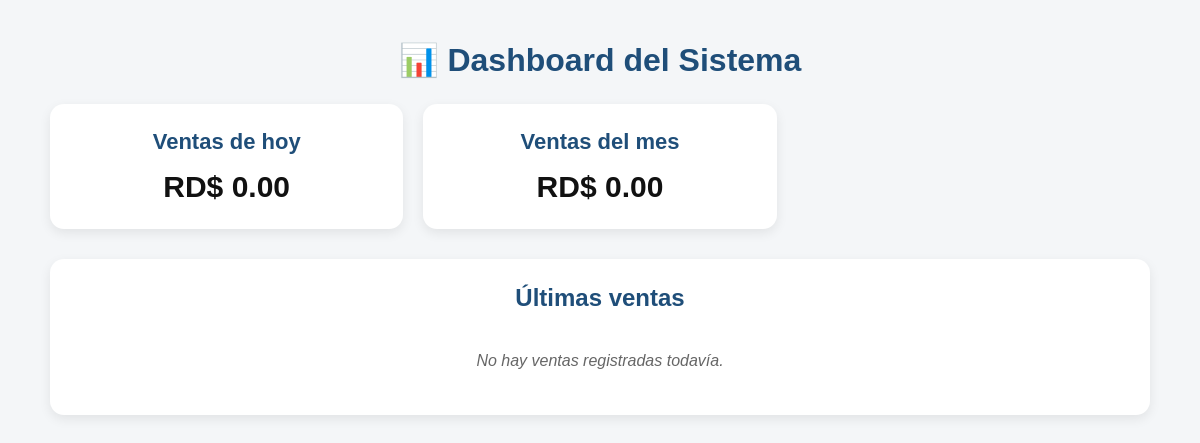
The page /inicio (signed in) on the database as committed earlier.
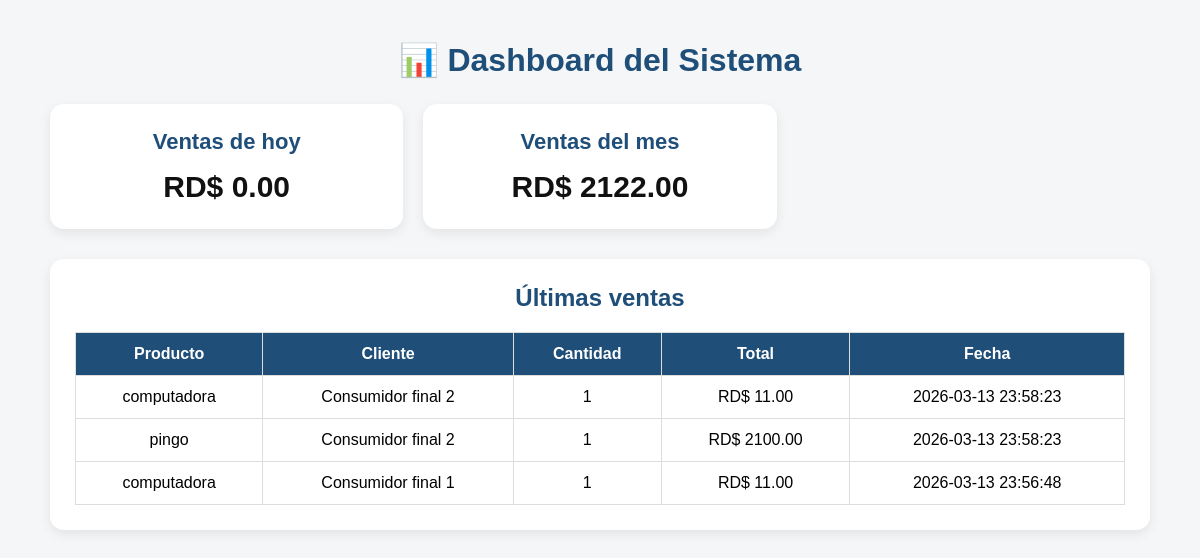
The same page on the database as committed later.
### tables this page shows
CREATE TABLE ventas (
    id INTEGER PRIMARY KEY AUTOINCREMENT,
    producto_id INTEGER,
    nombre_producto TEXT,
    cantidad INTEGER,
    precio REAL,
    total REAL
, cliente_id INTEGER, cliente_nombre TEXT, fecha TEXT, factura_id INTEGER);

### app.py (the view)
@app.route("/inicio")
def inicio_panel():
    if "usuario" not in session:
        return redirect(url_for("login"))
    crear_tabla_gastos_empresa()
    conexion = sqlite3.connect("pos.db")
    cursor = conexion.cursor()
    cursor.execute("""
        SELECT IFNULL(SUM(v.total), 0)
        FROM ventas v
        WHERE DATE(v.fecha) = DATE('now', 'localtime')
          AND NOT EXISTS (
              SELECT 1
              FROM devoluciones d
              WHERE d.venta_id = v.id
                AND d.estado = 'confirmada'
          )
    """)
    ventas_hoy = cursor.fetchone()[0]
    cursor.execute("""
        SELECT IFNULL(SUM(v.total), 0)
        FROM ventas v
        WHERE strftime('%Y-%m', v.fecha) = strftime('%Y-%m', 'now', 'localtime')
          AND NOT EXISTS (
              SELECT 1
              FROM devoluciones d
              WHERE d.venta_id = v.id
                AND d.estado = 'confirmada'
          )
    """)
    ventas_mes = cursor.fetchone()[0]
    cursor.execute("""
        SELECT nombre, cantidad
        FROM productos
        WHERE cantidad <= 5
        ORDER BY cantidad ASC
    """)
    productos_bajos = cursor.fetchall()
    cursor.execute("""
        SELECT v.nombre_producto, v.cliente_nombre, v.cantidad, v.total, v.fecha
        FROM ventas v
        WHERE NOT EXISTS (
            SELECT 1
            FROM devoluciones d
            WHERE d.venta_id = v.id
              AND d.estado = 'confirmada'
        )
        ORDER BY v.id DESC
        LIMIT 5
    """)
    ultimas_ventas = cursor.fetchall()
    conexion.close()
    return render_template(
        "inicio_panel.html",
        ventas_hoy=ventas_hoy,
        ventas_mes=ventas_mes,
        productos_bajos=productos_bajos,
        ultimas_ventas=ultimas_ventas
    )

### app.py (called while the page is built)
def crear_tabla_gastos_empresa():
    conexion = sqlite3.connect("pos.db")
    cursor = conexion.cursor()
    cursor.execute("""
        CREATE TABLE IF NOT EXISTS gastos_empresa (
            id INTEGER PRIMARY KEY AUTOINCREMENT,
            tipo_gasto TEXT,
            fecha_pago TEXT,
            mes_pagado TEXT,
            monto REAL,
            referencia TEXT,
            empresa_suplidora TEXT,
            metodo_pago TEXT,
            estado TEXT,
            observacion TEXT,
            fecha_registro TEXT
        )
    """)
    conexion.commit()
    conexion.close()

### templates/inicio_panel.html (shortened to what this page needs)
<!DOCTYPE html>
<html lang="es">
<head>
</head>
<body>
<div class="contenedor">
    <h1>📊 Dashboard del Sistema</h1>
    <div class="tarjetas">
        <div class="tarjeta">
            <h3>Ventas de hoy</h3>
            <div class="valor">RD$ {{ "%.2f"|format(ventas_hoy) }}</div>
        </div>
        <div class="tarjeta">
            <h3>Ventas del mes</h3>
            <div class="valor">RD$ {{ "%.2f"|format(ventas_mes) }}</div>
        </div>
    </div>
    <div class="bloque">
        <h2>Últimas ventas</h2>
        {% if ultimas_ventas %}
        <table>
            <tr>
                <th>Producto</th>
                <th>Cliente</th>
                <th>Cantidad</th>
                <th>Total</th>
                <th>Fecha</th>
            </tr>
            {% for venta in ultimas_ventas %}
            <tr>
                <td>{{ venta[0] }}</td>
                <td>{{ venta[1] if venta[1] else "Consumidor final" }}</td>
                <td>{{ venta[2] }}</td>
                <td>RD$ {{ "%.2f"|format(venta[3]) }}</td>
                <td>{{ venta[4] }}</td>
            </tr>
            {% endfor %}
        </table>
        {% else %}
        <div class="sin-datos">No hay ventas registradas todavía.</div>
        {% endif %}
    </div>
</div>
</body>
</html>

Rows that differ between the two databases and show on the page:
added ventas: nombre_producto "computadora", cliente_nombre "Consumidor final 2", cantidad "1", total "11.00", fecha "2026-03-13 23:58:23"
added ventas: nombre_producto "pingo", cliente_nombre "Consumidor final 2", cantidad "1", total "2100.00", fecha "2026-03-13 23:58:23"
added ventas: nombre_producto "computadora", cliente_nombre "Consumidor final 1", cantidad "1", total "11.00", fecha "2026-03-13 23:56:48"
Other text that changed with them:
{{ "%.2f"|format(ventas_mes) }}: "0.00" → "2122.00"
text no longer shown: "No hay ventas registradas todavía."
text now shown: "Producto Cliente Cantidad Total Fecha"
